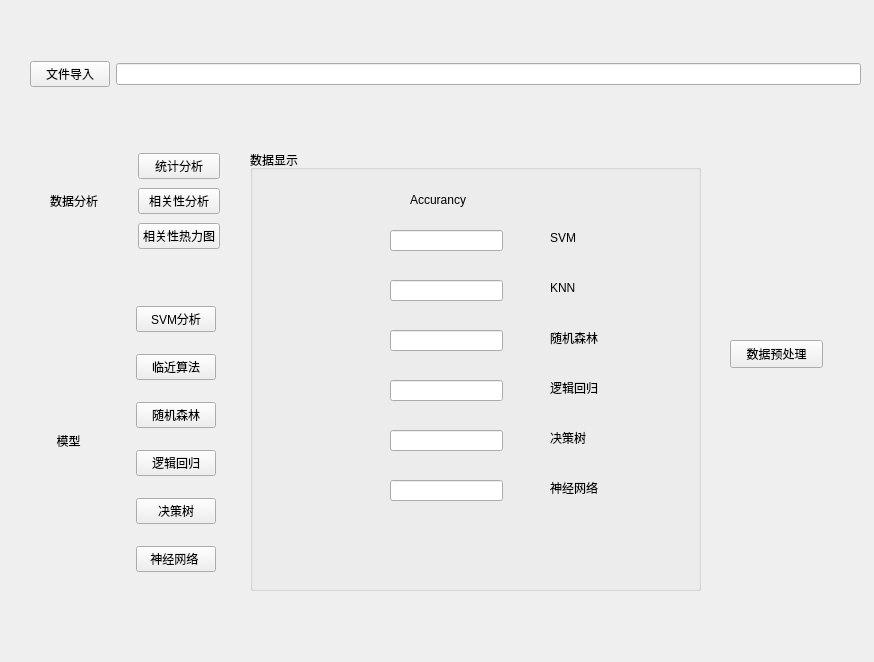
<?xml version="1.0" encoding="UTF-8"?>
<ui version="4.0">
 <class>MainWindow</class>
 <widget class="QMainWindow" name="MainWindow">
  <property name="geometry">
   <rect>
    <x>0</x>
    <y>0</y>
    <width>874</width>
    <height>662</height>
   </rect>
  </property>
  <property name="windowTitle">
   <string>基于神经网络的内涝分析系统</string>
  </property>
  <widget class="QWidget" name="centralwidget">
   <widget class="QWidget" name="layoutWidget">
    <property name="geometry">
     <rect>
      <x>50</x>
      <y>290</y>
      <width>166</width>
      <height>301</height>
     </rect>
    </property>
    <layout class="QHBoxLayout" name="horizontalLayout_3">
     <item>
      <widget class="QLabel" name="label_2">
       <property name="text">
        <string>  模型</string>
       </property>
      </widget>
     </item>
     <item>
      <layout class="QVBoxLayout" name="verticalLayout_2">
       <item>
        <widget class="QPushButton" name="Button_SVM">
         <property name="text">
          <string>SVM分析</string>
         </property>
        </widget>
       </item>
       <item>
        <widget class="QPushButton" name="KNN">
         <property name="text">
          <string>临近算法</string>
         </property>
        </widget>
       </item>
       <item>
        <widget class="QPushButton" name="random_forest">
         <property name="text">
          <string>随机森林</string>
         </property>
        </widget>
       </item>
       <item>
        <widget class="QPushButton" name="logisticregression">
         <property name="text">
          <string>逻辑回归</string>
         </property>
        </widget>
       </item>
       <item>
        <widget class="QPushButton" name="Decision_tree">
         <property name="text">
          <string>决策树</string>
         </property>
        </widget>
       </item>
       <item>
        <widget class="QPushButton" name="flood_b">
         <property name="text">
          <string>神经网络 </string>
         </property>
        </widget>
       </item>
      </layout>
     </item>
    </layout>
   </widget>
   <widget class="QWidget" name="layoutWidget">
    <property name="geometry">
     <rect>
      <x>30</x>
      <y>30</y>
      <width>831</width>
      <height>89</height>
     </rect>
    </property>
    <layout class="QHBoxLayout" name="horizontalLayout">
     <item>
      <widget class="QPushButton" name="import_text">
       <property name="text">
        <string>文件导入</string>
       </property>
      </widget>
     </item>
     <item>
      <widget class="QLineEdit" name="lineEdit"/>
     </item>
    </layout>
   </widget>
   <widget class="QWidget" name="layoutWidget">
    <property name="geometry">
     <rect>
      <x>50</x>
      <y>150</y>
      <width>170</width>
      <height>102</height>
     </rect>
    </property>
    <layout class="QHBoxLayout" name="horizontalLayout_2">
     <item>
      <widget class="QLabel" name="label">
       <property name="text">
        <string>数据分析</string>
       </property>
      </widget>
     </item>
     <item>
      <layout class="QVBoxLayout" name="verticalLayout">
       <item>
        <widget class="QPushButton" name="tongji">
         <property name="text">
          <string>统计分析</string>
         </property>
        </widget>
       </item>
       <item>
        <widget class="QPushButton" name="cor">
         <property name="text">
          <string>相关性分析</string>
         </property>
        </widget>
       </item>
       <item>
        <widget class="QPushButton" name="corr_heat">
         <property name="text">
          <string>相关性热力图</string>
         </property>
        </widget>
       </item>
      </layout>
     </item>
    </layout>
   </widget>
   <widget class="QGroupBox" name="groupBox">
    <property name="geometry">
     <rect>
      <x>250</x>
      <y>150</y>
      <width>451</width>
      <height>441</height>
     </rect>
    </property>
    <property name="title">
     <string>数据显示</string>
    </property>
    <widget class="QLabel" name="label_3">
     <property name="geometry">
      <rect>
       <x>160</x>
       <y>40</y>
       <width>72</width>
       <height>20</height>
      </rect>
     </property>
     <property name="text">
      <string>Accurancy</string>
     </property>
    </widget>
    <widget class="QLabel" name="label_10">
     <property name="geometry">
      <rect>
       <x>300</x>
       <y>80</y>
       <width>72</width>
       <height>15</height>
      </rect>
     </property>
     <property name="text">
      <string>SVM</string>
     </property>
    </widget>
    <widget class="QLineEdit" name="lineEdit_8">
     <property name="geometry">
      <rect>
       <x>140</x>
       <y>180</y>
       <width>113</width>
       <height>21</height>
      </rect>
     </property>
    </widget>
    <widget class="QLabel" name="label_11">
     <property name="geometry">
      <rect>
       <x>300</x>
       <y>130</y>
       <width>72</width>
       <height>15</height>
      </rect>
     </property>
     <property name="text">
      <string>KNN</string>
     </property>
    </widget>
    <widget class="QLabel" name="label_12">
     <property name="geometry">
      <rect>
       <x>300</x>
       <y>230</y>
       <width>72</width>
       <height>15</height>
      </rect>
     </property>
     <property name="text">
      <string>逻辑回归</string>
     </property>
    </widget>
    <widget class="QLabel" name="label_13">
     <property name="geometry">
      <rect>
       <x>300</x>
       <y>330</y>
       <width>72</width>
       <height>15</height>
      </rect>
     </property>
     <property name="text">
      <string>神经网络</string>
     </property>
    </widget>
    <widget class="QLabel" name="label_14">
     <property name="geometry">
      <rect>
       <x>300</x>
       <y>180</y>
       <width>72</width>
       <height>15</height>
      </rect>
     </property>
     <property name="text">
      <string>随机森林</string>
     </property>
    </widget>
    <widget class="QLineEdit" name="lineEdit_9">
     <property name="geometry">
      <rect>
       <x>140</x>
       <y>130</y>
       <width>113</width>
       <height>21</height>
      </rect>
     </property>
    </widget>
    <widget class="QLineEdit" name="lineEdit_10">
     <property name="geometry">
      <rect>
       <x>140</x>
       <y>80</y>
       <width>113</width>
       <height>21</height>
      </rect>
     </property>
    </widget>
    <widget class="QLineEdit" name="lineEdit_11">
     <property name="geometry">
      <rect>
       <x>140</x>
       <y>330</y>
       <width>113</width>
       <height>21</height>
      </rect>
     </property>
    </widget>
    <widget class="QLineEdit" name="lineEdit_12">
     <property name="geometry">
      <rect>
       <x>140</x>
       <y>230</y>
       <width>113</width>
       <height>21</height>
      </rect>
     </property>
    </widget>
    <widget class="QLabel" name="label_15">
     <property name="geometry">
      <rect>
       <x>300</x>
       <y>280</y>
       <width>72</width>
       <height>15</height>
      </rect>
     </property>
     <property name="text">
      <string>决策树</string>
     </property>
    </widget>
    <widget class="QLineEdit" name="lineEdit_13">
     <property name="geometry">
      <rect>
       <x>140</x>
       <y>280</y>
       <width>113</width>
       <height>21</height>
      </rect>
     </property>
    </widget>
   </widget>
   <widget class="QPushButton" name="processdata">
    <property name="geometry">
     <rect>
      <x>730</x>
      <y>340</y>
      <width>93</width>
      <height>28</height>
     </rect>
    </property>
    <property name="text">
     <string>数据预处理</string>
    </property>
   </widget>
  </widget>
  <action name="actiontongjixuefenxi">
   <property name="text">
    <string>统计分析</string>
   </property>
  </action>
  <action name="action">
   <property name="text">
    <string>相关性分析</string>
   </property>
  </action>
  <action name="action_2">
   <property name="text">
    <string>相关性热力图</string>
   </property>
  </action>
  <action name="actionSVM">
   <property name="text">
    <string>SVM</string>
   </property>
  </action>
  <action name="action_4">
   <property name="text">
    <string>相关性分析</string>
   </property>
  </action>
  <action name="action_5">
   <property name="text">
    <string>相关性热力图</string>
   </property>
  </action>
  <action name="action_6">
   <property name="text">
    <string>临近算法</string>
   </property>
  </action>
  <action name="action_7">
   <property name="text">
    <string>随机森林</string>
   </property>
  </action>
  <action name="action_8">
   <property name="text">
    <string>神经网络 </string>
   </property>
  </action>
 </widget>
 <resources/>
 <connections/>
</ui>
